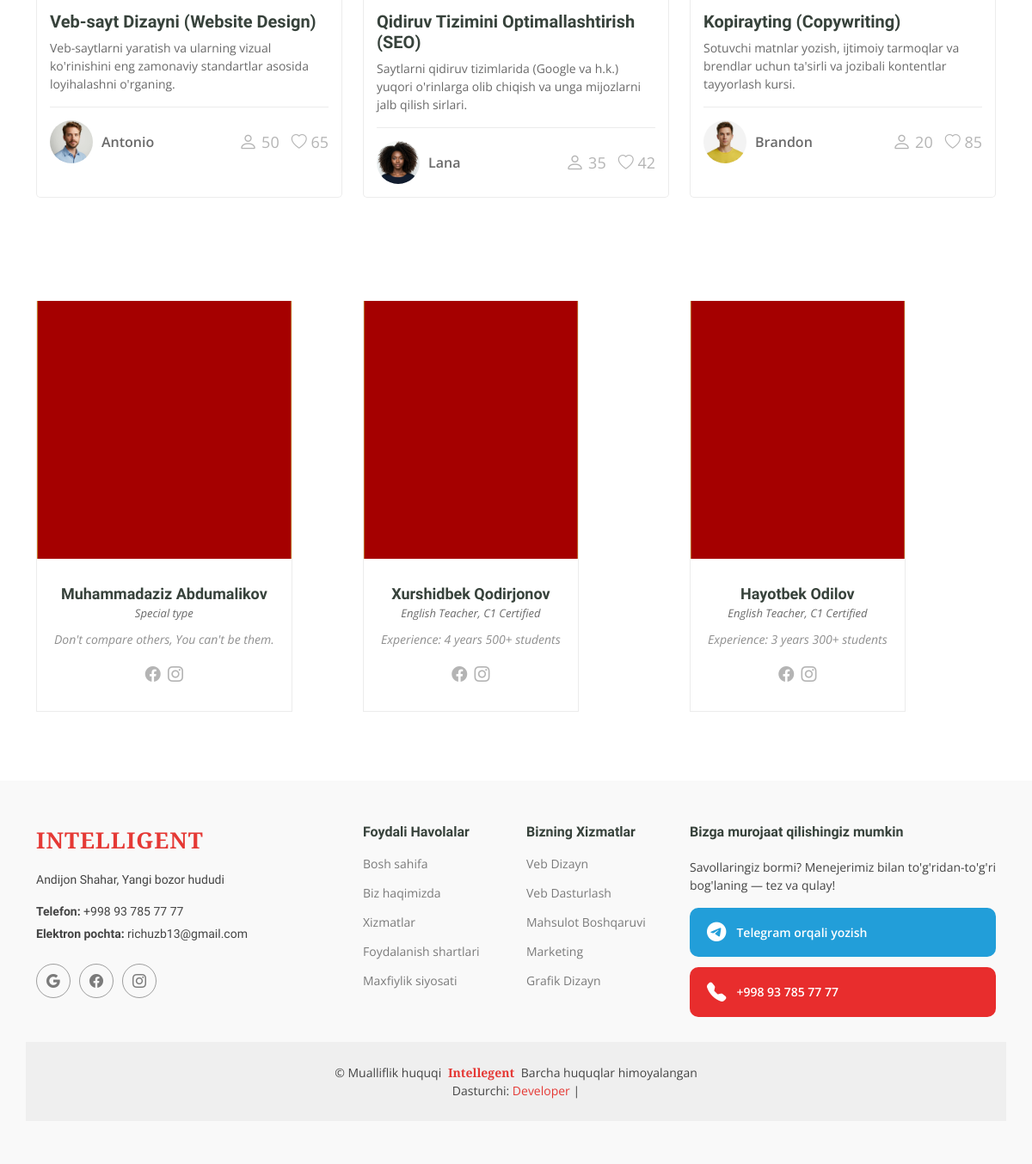
The app's page / (lower part), older data.
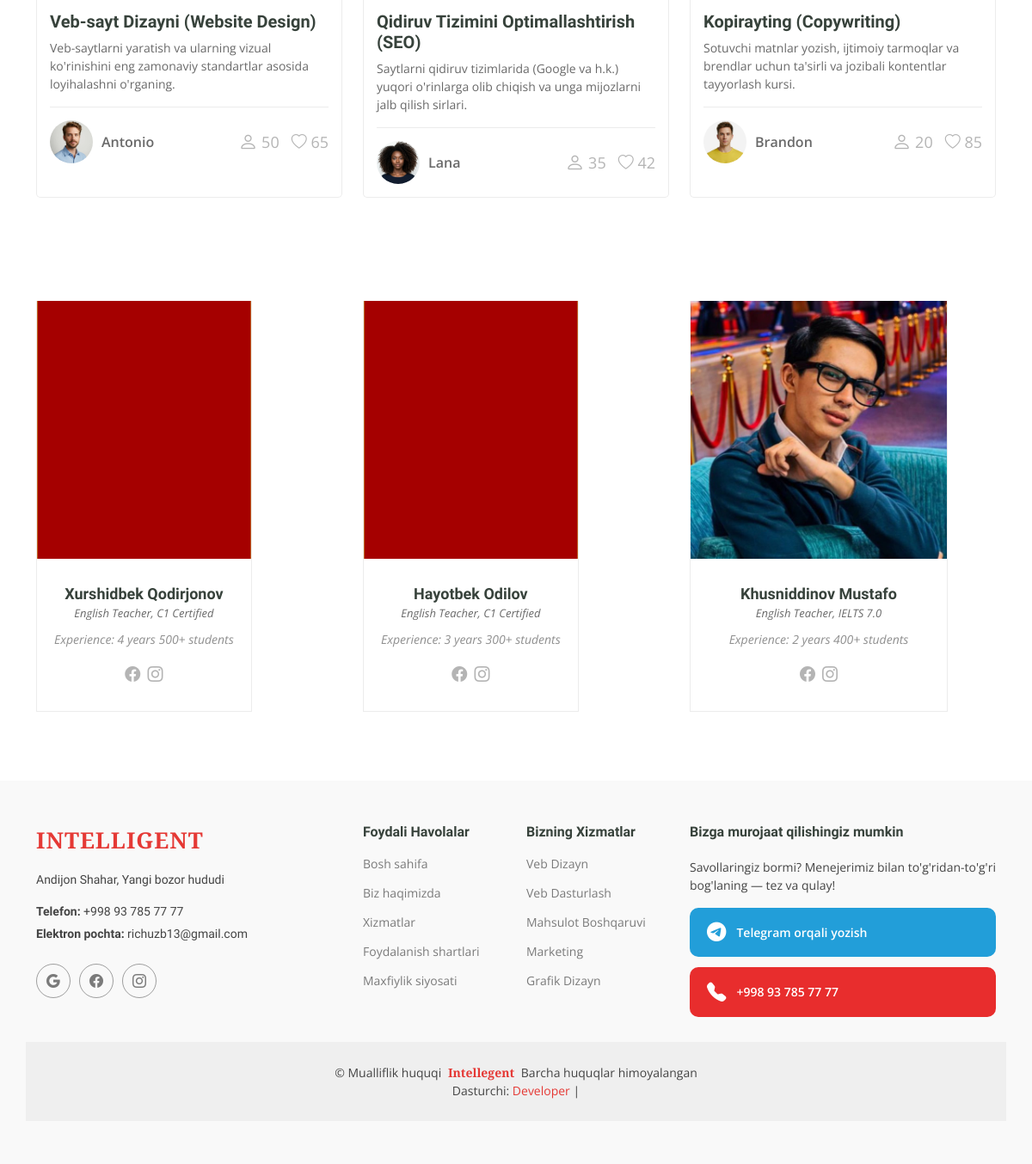
The same page, newer data.
### main/models.py (models this page shows, shortened)
class Trainer(models.Model):
    name = models.CharField(max_length=100)
    specialty = models.CharField(max_length=100)
    bio = models.TextField()
    image = models.ImageField(upload_to='trainers/images/', blank=True, null=True)
    facebook = models.URLField(blank=True, null=True)
    instagram = models.URLField(blank=True, null=True)

### main/views.py (the view)
# urls.py: 2. Add a URL to urlpatterns:  path('', views.home, name='home')
def home(request):
    trainers = Trainer.objects.all()[:3]
    return render(request, 'index.html', {'trainers': trainers})

### templates/index.html (shortened to what the changed rows need)
{% extends 'base.html' %}
{% load static %}
{% block content %}
<main class="main">
  <section id="trainers-index" class="section trainers-index">
    <div class="container">
      <div class="row">
        {% for trainer in trainers %}
<div class="col-lg-4 col-md-6 d-flex" data-aos="fade-up" data-aos-delay="{{ forloop.counter }}00">
  <div class="member">
    {% if trainer.image %}
      <img src="{{ trainer.image.url }}" class="img-fluid" alt="{{ trainer.name }}"
        style="height: 300px; width: 100%; object-fit: cover;">
    {% endif %}
    <div class="member-content">
      <h4>{{ trainer.name }}</h4>
      <span>{{ trainer.specialty }}</span>
      <p>{{ trainer.bio }}</p>
      <div class="social">
        {% if trainer.facebook %}<a href="{{ trainer.facebook }}"><i class="bi bi-facebook"></i></a>{% endif %}
        {% if trainer.instagram %}<a href="{{ trainer.instagram }}"><i class="bi bi-instagram"></i></a>{% endif %}
      </div>
    </div>
  </div>
</div>
{% empty %}
<div class="col-12 text-center">
  <p>Hozircha o'qituvchilar yo'q.</p>
</div>
{% endfor %}
    </div>
  </section></main>
{% endblock %}

Row changes from the older to the newer data that the page shows:
removed Trainer: image (picture), name "Muhammadaziz Abdumalikov", specialty "Special type", bio "Don't compare others, You can't be them."
now on this page (row unchanged): Trainer: image (picture), name "Khusniddinov Mustafo", specialty "English Teacher, IELTS 7.0", bio "Experience: 2 years 400+ students"
